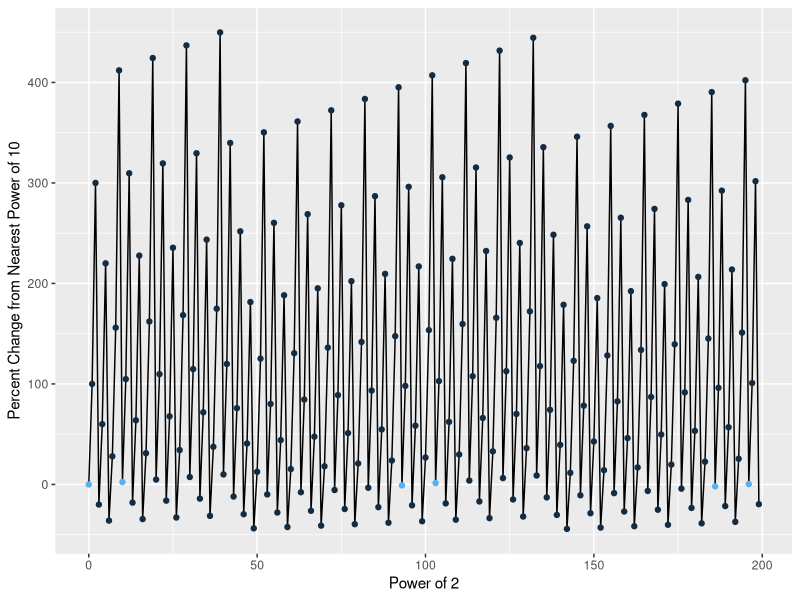

The R script that drew this image:
library(ggplot2)

df <- data.frame(x = 0:1000)
df$y <- 2^df$x
df$close10 <- 10^(round(log10(df$y) - log10(5.5) + 0.5))
df$diff <- (df$y - df$close10) / df$close10
df$diff <- df$diff * 100

ggplot(df[1:200,]) +
  geom_line(aes(x = x, y = diff)) +
  geom_point(aes(x = x, y = diff,
                 col = ifelse(abs(diff) <= 2.4, 1, 0))) +
  #geom_vline(xintercept = c(39, 133, 226, 329, 421, 524, 617)) +
  xlab("Power of 2") +
  ylab("Percent Change from Nearest Power of 10") +
  theme(legend.position="none")

answers <- df[abs(df$diff) <= 2.4,"x"]